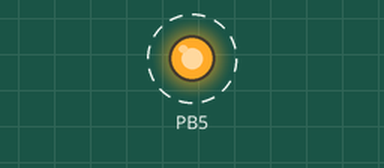
This program was run on a simulated ATmega328P, built with avr-gcc and emulated at 16 MHz. On the bench: output pins drawn as LEDs (lit = HIGH). Dashed ring = blinking.

Above: at 0.05 s.
Timing chart, 0 to 3.0 s (numbered marks = the images above):
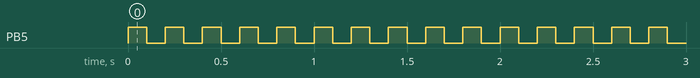

Measured:
- by itself, PB5: alternates HIGH for 0.10 s and LOW for 0.10 s

The program:

main.c
```c
////////////////////////////////////////////////////
/*
Baremetal Programming on the Atmel
ATMega328P (Arduino) processor.
Dana Olcott
12/15/17

Ex: A simple program that flashes Pin 13.

Pin Descriptions:
Pins 0 to 13 reside on two ports: PORTD and PORTB

Output Registers:
Pins 0 to 7 - PORTD: PORTD0 - PORTD7
Pins 8 to 13 - PORTB: PORTB0 - PORTB5

Direction Register (set bit to enable output):
Pins 0 to 7 - DDRD _BV(DDD0) - DRD _BV(DDD7)
Pins 8 to 13 - DDRB _BV(DDB0) - DRB _BV(DDB5)

Defines (see makefile)  __AVR_ATmega328P__
Inludes:  /usr/lib/avr/include
*/
///////////////////////////////////////////////

#include <avr/io.h>         //macros
#include <util/delay.h>     //_delay_ms function

#define DELAY_MS       100


int main()
{
	//register init - DDRB - PortB, DDB5 - Pin13
	DDRB |= _BV(DDB5);      //PB5 - pin 13 output


    while(1)
    {

        //Set Pins 0 to 13
        PORTB |= _BV(PORTB5);       //pin 13


        _delay_ms(DELAY_MS);

        //Clear Pins 0 to 13
        PORTB &=~ _BV(PORTB5);       //pin 13

        _delay_ms(DELAY_MS);
    }

	return 0;
}
```
